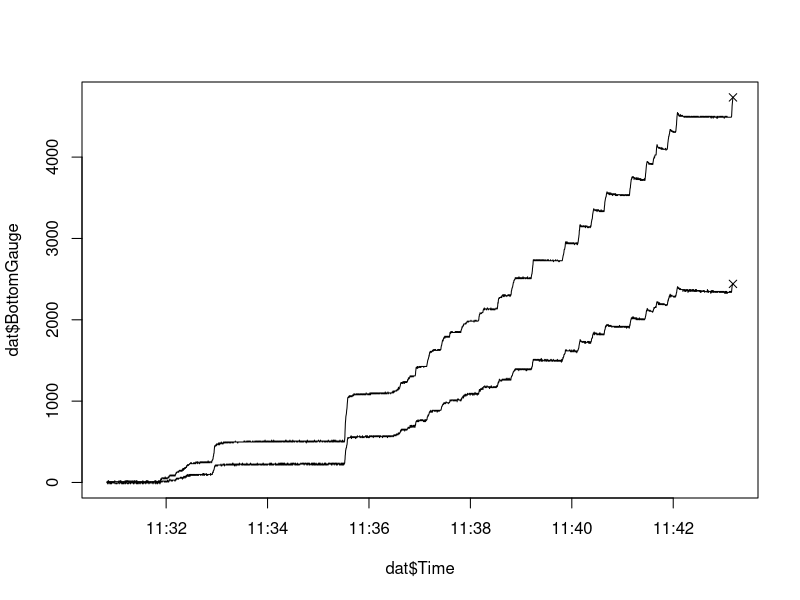
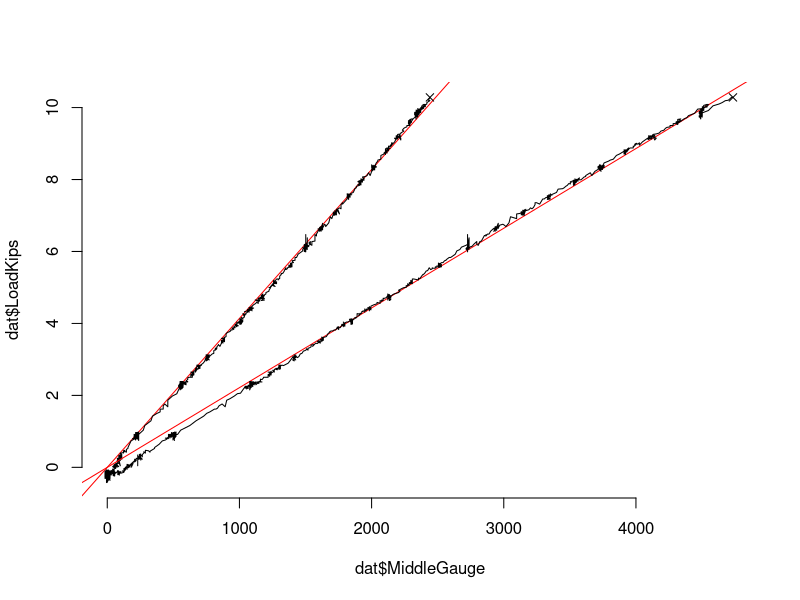

Write the R code that produced these figures, in order.
#!/usr/bin/Rscript
#LV3: Crush Testing analysis
#Joe Shields
#2016-5-1

setwd("~/PSAS/sw-cad-airframe-lv3.0/testing")
# op <- options(digits.secs=3)
# dat <- read.csv(commandArgs(T))

# read and format the data
dat <- read.csv("LV3_LU16-10_ultimateFailure.txt", skip= 5)
# dat$Time <- paste("2016-04-29", dat$Time)
# dat$Time <- strptime(dat$Time, format = "%Y-%m-%d %I:%M:%OS")
dat$Time <- as.POSIXct(dat$Time, format = "%I:%M:%OS")
op <- options(digits.secs=3)
cal <- -308/0.027 #conversion from volts to micro strain
dat$Voltage_0.Voltage. <- cal*dat$Voltage_0.Voltage.
dat$Voltage_1.Voltage. <- cal*dat$Voltage_1.Voltage.
colnames(dat) <- c("Row", "Time", "BottomGauge", "MiddleGauge", "empty", "LoadKips")
ind.ult <- which.max(dat$BottomGauge)
dat <- dat[1:ind.ult, ]

plot(dat$Time, dat$BottomGauge, type="l")
lines(dat$Time, dat$MiddleGauge)
points(dat$Time[ind.ult], dat$BottomGauge[ind.ult], pch=4)
points(dat$Time[ind.ult], dat$MiddleGauge[ind.ult], pch=4)
# lines(dat$Time, dat$LoadKips*1e3)

# plot(
# 	dat$Time, dat$LoadKips*1e3, 
# 	xlim=c(dat$Time[1], dat$Time[1]+5*60),
# 	ylim=c(-500,1.2e3),
# 	type="l"
# 	)
# lines(dat$Time, dat$BottomGauge)

mm <- lm(LoadKips~MiddleGauge+0, data = dat)
plot(dat$MiddleGauge, dat$LoadKips, type="l", bty="n", col=NA, xlim=range(dat$BottomGauge))
abline(mm, col="red")
points(dat$MiddleGauge[ind.ult], dat$LoadKips[ind.ult], pch=4)
lines(dat$MiddleGauge, dat$LoadKips)
summary(mm)

# plot(dat$BottomGauge, dat$LoadKips, type="l", bty="n")
mb <- lm(LoadKips~BottomGauge+0, data = dat)
abline(mb, col="red")
points(dat$BottomGauge[ind.ult], dat$LoadKips[ind.ult], pch=4)
lines(dat$BottomGauge, dat$LoadKips)
